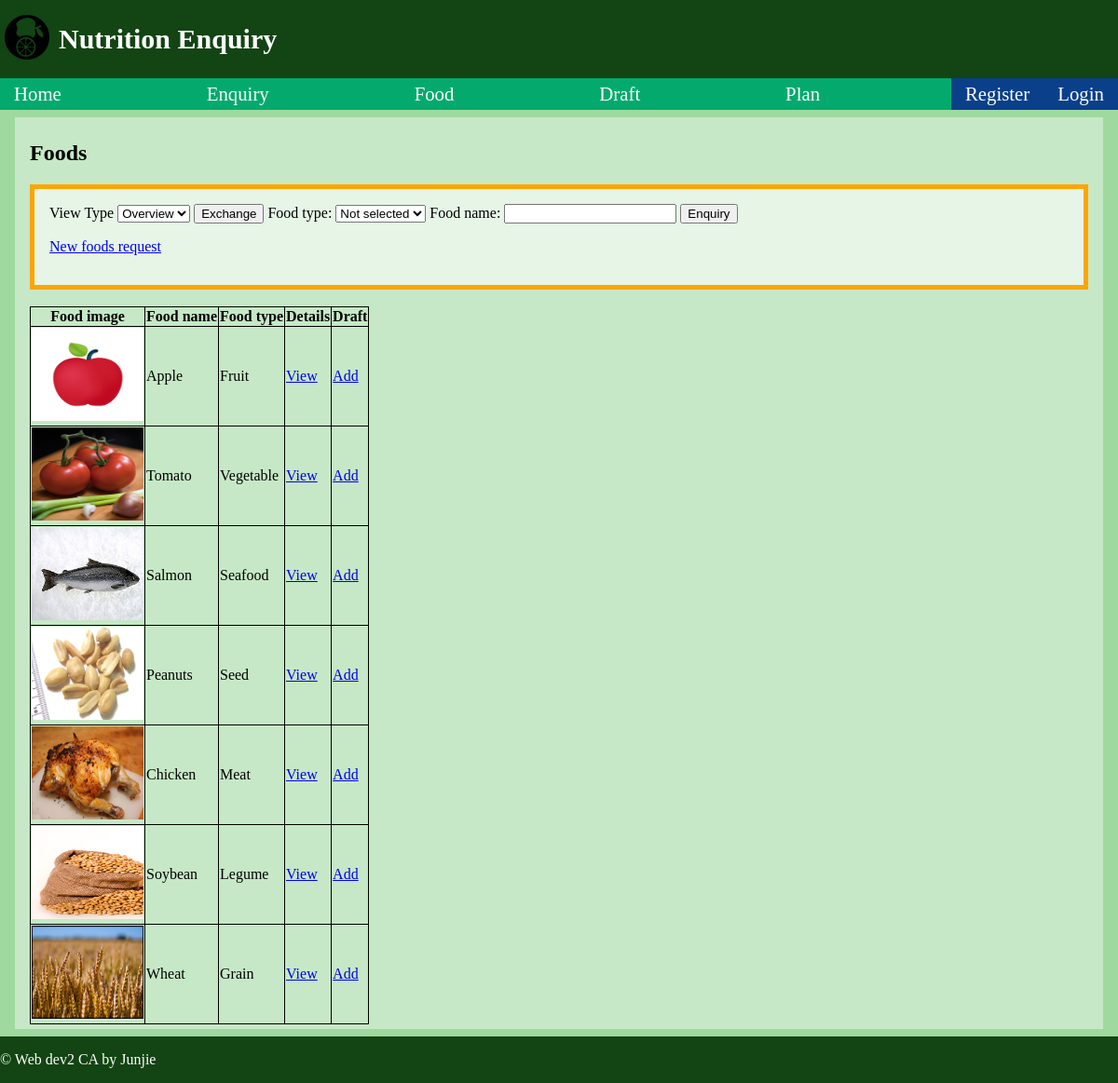
The page /foods on the database its author committed.
### tables this page shows
CREATE TABLE nutrition
(
    food_name TEXT PRIMARY KEY,
    food_type TEXT,
    url TEXT,
    energy DECIMAL,
    protein DECIMAL,
    carbohydrate DECIMAL,
    dietaryFiber DECIMAL,
    fat DECIMAL,
    vitamin_a DECIMAL,
    vitamin_b DECIMAL,
    vitamin_c DECIMAL,
    vitamin_d DECIMAL,
    trace_minerals DECIMAL
);

### app.py (the view, shortened to what this page needs)
@app.route("/foods",methods=["GET","POST"])
def foods():
    db = get_db()
    form = FoodsForm()
    account_id=""
    if g.user_type:
        if g.user_id:
            account_id = session["user_id"]
        else:
            account_id = session["admin_id"]
    foods = db.execute("""SELECT * FROM nutrition AS n
                                            JOIN gigl_table AS g
                                            ON n.food_name = g.food_name;""").fetchall()
    view_type = form.view_type.data
    if view_type == None:
        view_type = "Overview"
    if form.exchange.data:
        view_type = form.view_type.data
    return render_template("foods.html",view_type=view_type,foods=foods,title="Foods",account_id=account_id,form=form)

### forms.py
class FoodsForm(FlaskForm):
    food_name = StringField("Food name:")
    food_type = SelectField("Food type:",
                            choices=["Not selected","Fruit","Meat","Vegetable",
                                     "Seafood","Legume"],
                            default="Not selected")
    view_type = SelectField(choices=["Overview","Detail"])
    submit = SubmitField("Enquiry")
    exchange = SubmitField("Exchange")
    search = SubmitField("Search")

### app.py (called while the page is built)
@app.before_request
def logged_in_user():
    g.user_type = session.get("user_type",None)
    g.user_id = session.get("user_id", None)
    g.admin_id = session.get("admin_id", None)

### database.py (called while the page is built)
def get_db():
    if "db" not in g:
        g.db = sqlite3.connect(DATABASE,
            detect_types=sqlite3.PARSE_DECLTYPES
        )
        g.db.row_factory = sqlite3.Row
    return g.db

### templates/foods.html (shortened to what this page needs)
{% extends "base.html" %}
{% block main_content %}
    <section class="block_base">
        <h1>Foods</h1>
        <section class="block_detail">
            {% if view_type=="Overview" %}
                <article>
                    <form method="POST" action="" novalidate>
                        {{ form.view_type.label }}
                        {{ form.view_type() }}
                        {{ form.exchange() }}
                        {{ form.food_type.label }}
                        {{ form.food_type() }}
                        {{ form.food_name.label }}
                        {{ form.food_name() }}
                        {{ form.submit() }}
                        {% if not g.admin_id %}
                        <p>
                            <a href="{{ url_for('food_not_list') }}">New foods request</a>
                        </p>
                        {% endif %}
                    </form>
                    <br />
                    <table>
                        <tr>
                            <th>Food image</th>
                            <th>Food name</th>
                            <th>Food type</th>
                            <th>Details</th>
                            {% if not g.admin_id %}
                            <th>Draft</th>
                            {% endif %}
                        </tr>
                        {% for dict in foods %}
                        <tr>
                            <td><img src="{{ url_for('static', filename=dict['url']) }}" alt="{{ dict['food_name'] }}"></td>
                            <td>{{ dict["food_name"] }}</td>
                            <td>{{ dict["food_type"] }}</td>
                            <td><a href="{{ url_for('food_nutrition', food_name=dict['food_name'])}}">View</a> </td>
                            {% if not g.admin_id %}
                            <td><a href="{{ url_for('add_to_draft', food_name=dict['food_name'])}}">Add</a></td>
                            {% endif %}
                        </tr>
                        {% endfor %}
                    </table>
                </article>
            {% endif %}
        </section>
    </section>
{% endblock %}

### templates/base.html (shortened to what this page needs)
<!DOCTYPE html>
<html lang="en">
    <head>
        <link rel="stylesheet" href="{{ url_for('static', filename='styles.css') }}"/>
    </head>
    <body>
        <header>
            <h1>Nutrition Enquiry</h1>
            <a class="icon">
                <img src="{{ url_for('static', filename='CA_icon.png') }}" alt="">
            </a>
        </header>
        <nav>
            {% if not g.admin_id %}
            <a href="{{ url_for('index') }}">Home</a>
            <a href="{{ url_for('enquiry') }}">Enquiry</a>
            <a href="{{ url_for('foods') }}">Food</a>
            <a href="{{ url_for('draft') }}">Draft</a>
            <a href="{{ url_for('record_design',food_name='None') }}">Plan</a>
            {% endif %}
            <div>
            {% if g.user_type %}
            {% if g.user_id %}
            <a class="status">Normal account</a>
            <a class="status">ID: {{ account_id }}</a>
            <a class="profile" href=" {{ url_for('user_profile') }} "">User profile</a>
            <a class="logout" href=" {{ url_for('logout') }} " >Logout</a>
            {% endif %}
            {% if g.admin_id %}
            <a class="status">Advanced account</=>
            <a class="status">ID: {{ account_id }}</a>
            <a class="logout" href=" {{ url_for('logout') }} " >Logout</a>
            {% endif %}
            {% else %}
            <a class="start" href=" {{ url_for('register') }} " >Register</a>
            <a class="start" href=" {{ url_for('login') }} " >Login</a>
            </div>
            {% endif %}
        </nav>
        <main>
        {% block main_content %}
        {% endblock %}
        </main>
    </body>
    <footer>
        <p> &copy; Web dev2 CA by Junjie</p>
    </footer>
</html>

### static/styles.css (style rules this page uses)
body { margin: 0; padding: 0; display: flex; flex-direction: column; height: 100vh; background-color: #a0d9a0; }
header { background-color:rgb(19, 68, 19); color: white; padding: 5px; display: flex; align-items: center; justify-content: flex-start; }
header > h1 { font-size: 30px; }
.icon { order: -1; margin-right: 10px; }
.icon > img { width: 3em; }
nav { background-color: #04AA6D; color: white; justify-content: space-between; display: flex; flex-wrap: wrap; }
nav a { color: white; font-size: 1.3em; padding-block: 5px; padding-inline: 15px; text-decoration: none; }
nav div { background-color: #106faa; color: white; float: right; display: flex; justify-content: end; }
nav .start { background-color: #0a3f8a; color: white; }
main { background-color: #a0d9a0; padding-inline: 1em; padding-block: 0.5em; }
main .block_base { background-color: rgba(255, 255, 255, 0.396); padding-inline: 1em; padding-block: 5px; }
footer { background-color:rgb(19, 68, 19); color: white; }
form { padding: 1em; border: solid 5px orange; background-color:rgba(255, 255, 255, 0.561); }
table { border-collapse: collapse; }
th, td { border: 1px solid black; }
table img { width: 120px; height: 100px; }

### rows shown on the page
nutrition: url+food_name (picture), food_name "Apple", food_type "Fruit"
nutrition: url+food_name (picture), food_name "Tomato", food_type "Vegetable"
nutrition: url+food_name (picture), food_name "Salmon", food_type "Seafood"
nutrition: url+food_name (picture), food_name "Peanuts", food_type "Seed"
nutrition: url+food_name (picture), food_name "Chicken", food_type "Meat"
nutrition: url+food_name (picture), food_name "Soybean", food_type "Legume"
nutrition: url+food_name (picture), food_name "Wheat", food_type "Grain"
